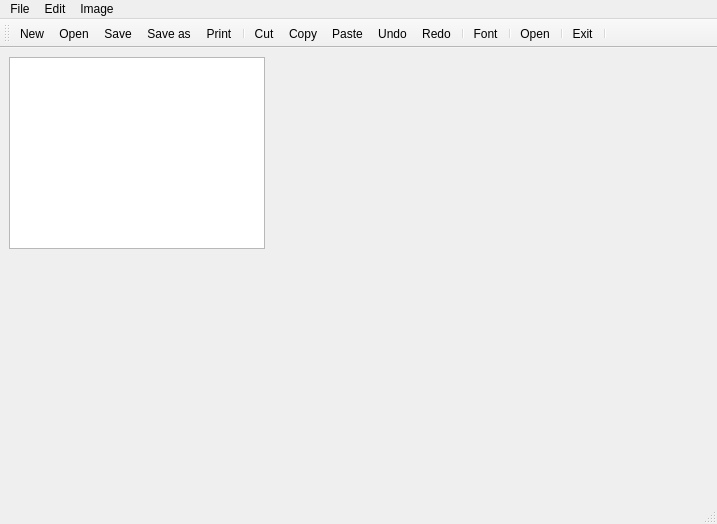
<?xml version="1.0" encoding="UTF-8"?>
<ui version="4.0">
 <class>Editor</class>
 <widget class="QMainWindow" name="Editor">
  <property name="geometry">
   <rect>
    <x>0</x>
    <y>0</y>
    <width>717</width>
    <height>524</height>
   </rect>
  </property>
  <property name="windowTitle">
   <string>Editor</string>
  </property>
  <widget class="QWidget" name="centralwidget">
   <widget class="QTextEdit" name="textEdit">
    <property name="geometry">
     <rect>
      <x>9</x>
      <y>9</y>
      <width>256</width>
      <height>192</height>
     </rect>
    </property>
   </widget>
   <widget class="QLabel" name="Image">
    <property name="geometry">
     <rect>
      <x>470</x>
      <y>160</y>
      <width>161</width>
      <height>131</height>
     </rect>
    </property>
    <property name="text">
     <string/>
    </property>
   </widget>
  </widget>
  <widget class="QMenuBar" name="menubar">
   <property name="geometry">
    <rect>
     <x>0</x>
     <y>0</y>
     <width>717</width>
     <height>21</height>
    </rect>
   </property>
   <widget class="QMenu" name="menuFile">
    <property name="title">
     <string>File</string>
    </property>
    <addaction name="actionNew"/>
    <addaction name="actionOpen"/>
    <addaction name="separator"/>
    <addaction name="actionSave"/>
    <addaction name="actionSave_as"/>
    <addaction name="separator"/>
    <addaction name="separator"/>
    <addaction name="actionPrint"/>
    <addaction name="actionExit"/>
   </widget>
   <widget class="QMenu" name="menuEdit">
    <property name="title">
     <string>Edit</string>
    </property>
    <addaction name="actionCopy"/>
    <addaction name="actionCut"/>
    <addaction name="actionPaste"/>
    <addaction name="actionUndo"/>
    <addaction name="actionRedo"/>
    <addaction name="actionFont"/>
    <addaction name="separator"/>
    <addaction name="actionSelect"/>
   </widget>
   <widget class="QMenu" name="menuImage">
    <property name="title">
     <string>Image</string>
    </property>
    <addaction name="separator"/>
    <addaction name="openImage"/>
   </widget>
   <addaction name="menuFile"/>
   <addaction name="menuEdit"/>
   <addaction name="menuImage"/>
  </widget>
  <widget class="QStatusBar" name="statusbar"/>
  <widget class="QToolBar" name="toolBar">
   <property name="windowTitle">
    <string>toolBar</string>
   </property>
   <attribute name="toolBarArea">
    <enum>TopToolBarArea</enum>
   </attribute>
   <attribute name="toolBarBreak">
    <bool>false</bool>
   </attribute>
   <addaction name="actionNew"/>
   <addaction name="actionOpen"/>
   <addaction name="actionSave"/>
   <addaction name="actionSave_as"/>
   <addaction name="actionPrint"/>
   <addaction name="separator"/>
   <addaction name="actionCut"/>
   <addaction name="actionCopy"/>
   <addaction name="actionPaste"/>
   <addaction name="actionUndo"/>
   <addaction name="actionRedo"/>
   <addaction name="separator"/>
   <addaction name="actionFont"/>
   <addaction name="separator"/>
   <addaction name="openImage"/>
   <addaction name="separator"/>
   <addaction name="actionExit"/>
   <addaction name="separator"/>
  </widget>
  <action name="actionNew">
   <property name="icon">
    <iconset resource="Resources.qrc">
     <normaloff>:/images/Unknown-8</normaloff>:/images/Unknown-8</iconset>
   </property>
   <property name="text">
    <string>New</string>
   </property>
   <property name="shortcut">
    <string>Ctrl+N</string>
   </property>
  </action>
  <action name="actionOpen">
   <property name="icon">
    <iconset resource="Resources.qrc">
     <normaloff>:/images/Unknown</normaloff>:/images/Unknown</iconset>
   </property>
   <property name="text">
    <string>Open</string>
   </property>
   <property name="shortcut">
    <string>Ctrl+O</string>
   </property>
  </action>
  <action name="actionSave">
   <property name="icon">
    <iconset resource="Resources.qrc">
     <normaloff>:/images/Unknown-2</normaloff>:/images/Unknown-2</iconset>
   </property>
   <property name="text">
    <string>Save</string>
   </property>
   <property name="shortcut">
    <string>Ctrl+S</string>
   </property>
  </action>
  <action name="actionSave_as">
   <property name="icon">
    <iconset resource="Resources.qrc">
     <normaloff>:/images/Unknown-3</normaloff>:/images/Unknown-3</iconset>
   </property>
   <property name="text">
    <string>Save as</string>
   </property>
   <property name="shortcut">
    <string>Ctrl+Shift+S</string>
   </property>
  </action>
  <action name="actionPrint">
   <property name="icon">
    <iconset resource="Resources.qrc">
     <normaloff>:/images/images.png</normaloff>:/images/images.png</iconset>
   </property>
   <property name="text">
    <string>Print</string>
   </property>
   <property name="shortcut">
    <string>Ctrl+P</string>
   </property>
  </action>
  <action name="actionExit">
   <property name="icon">
    <iconset resource="Resources.qrc">
     <normaloff>:/images/images-2.png</normaloff>:/images/images-2.png</iconset>
   </property>
   <property name="text">
    <string>Exit</string>
   </property>
   <property name="shortcut">
    <string>Ctrl+E</string>
   </property>
  </action>
  <action name="actionCopy">
   <property name="icon">
    <iconset resource="Resources.qrc">
     <normaloff>:/images/images.jpeg</normaloff>:/images/images.jpeg</iconset>
   </property>
   <property name="text">
    <string>Copy</string>
   </property>
   <property name="shortcut">
    <string>Ctrl+C</string>
   </property>
  </action>
  <action name="actionCut">
   <property name="icon">
    <iconset resource="Resources.qrc">
     <normaloff>:/images/Unknown-4</normaloff>:/images/Unknown-4</iconset>
   </property>
   <property name="text">
    <string>Cut</string>
   </property>
   <property name="shortcut">
    <string>Ctrl+Shift+C</string>
   </property>
  </action>
  <action name="actionPaste">
   <property name="icon">
    <iconset resource="Resources.qrc">
     <normaloff>:/images/Unknown-5</normaloff>:/images/Unknown-5</iconset>
   </property>
   <property name="text">
    <string>Paste</string>
   </property>
   <property name="shortcut">
    <string>Ctrl+Shift+P</string>
   </property>
  </action>
  <action name="actionUndo">
   <property name="icon">
    <iconset resource="Resources.qrc">
     <normaloff>:/images/Unknown-6</normaloff>:/images/Unknown-6</iconset>
   </property>
   <property name="text">
    <string>Undo</string>
   </property>
   <property name="shortcut">
    <string>Ctrl+U</string>
   </property>
  </action>
  <action name="actionRedo">
   <property name="icon">
    <iconset resource="Resources.qrc">
     <normaloff>:/images/Unknown-7</normaloff>:/images/Unknown-7</iconset>
   </property>
   <property name="text">
    <string>Redo</string>
   </property>
   <property name="shortcut">
    <string>Ctrl+R</string>
   </property>
  </action>
  <action name="actionFont">
   <property name="icon">
    <iconset resource="Resources.qrc">
     <normaloff>:/images/Unknown-9</normaloff>:/images/Unknown-9</iconset>
   </property>
   <property name="text">
    <string>Font</string>
   </property>
   <property name="shortcut">
    <string>Ctrl+F</string>
   </property>
  </action>
  <action name="openImage">
   <property name="icon">
    <iconset resource="Resources.qrc">
     <normaloff>:/images/images-3.png</normaloff>:/images/images-3.png</iconset>
   </property>
   <property name="text">
    <string>Open</string>
   </property>
   <property name="shortcut">
    <string>Ctrl+I</string>
   </property>
  </action>
  <action name="actionSelect">
   <property name="text">
    <string>Select</string>
   </property>
  </action>
 </widget>
 <resources>
  <include location="Resources.qrc"/>
 </resources>
 <connections/>
</ui>
